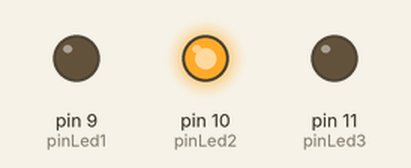
Bench run of a sketch on a simulated Arduino Uno, built with avr-gcc and run on an emulated ATmega328P. Shown: output pins drawn as LEDs (lit = HIGH). What the sketch prints to the serial monitor is not drawn.

Above: at 0.1 s.
Timing chart, 0 to 3.0 s (numbered marks = the images above):
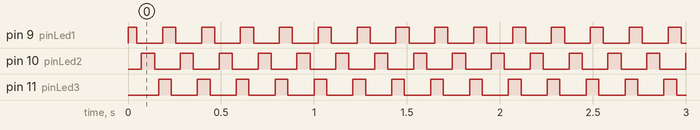

The sketch:

semaforo.ino
```cpp
int pinLed1 = 9;
int pinLed2 = 10;
int pinLed3 = 11;

void setup()
{
  pinMode(pinLed1, OUTPUT);
  pinMode(pinLed2, OUTPUT);
  pinMode(pinLed3, OUTPUT);

  Serial.begin (9600);
  Serial.println ("Arduino Inicializado");

}
void loop()
{
  Serial.println ("LED Vermelho Ligado");
  digitalWrite(pinLed1, HIGH);

  Serial.println ("LED Amarelo Desligado");
  digitalWrite(pinLed2, LOW);

  Serial.println ("LED Verde Desligado");
  digitalWrite(pinLed3, LOW);

//    delay(2000);

    Serial.println ("LED Vermelho Desligado");
  digitalWrite(pinLed1, LOW);

  Serial.println ("LED Amarelo Desligado");
  digitalWrite(pinLed2, HIGH);

  Serial.println ("LED Verde Desligado");
  digitalWrite(pinLed3, LOW);

//    delay(2000);

  Serial.println ("LED Vermelho Desligado");
  digitalWrite(pinLed1, LOW);

  Serial.println ("LED Amarelo Desligado");
  digitalWrite(pinLed2, LOW);

  Serial.println ("LED Verde Desligado");
  digitalWrite(pinLed3, HIGH);

//  delay(2000);

//  Serial.println ("LED Vermelho Desligado");
//  digitalWrite(pinLed1, LOW);
//
//  Serial.println ("LED Amarelo Desligado");
//  digitalWrite(pinLed2, LOW);
//
//  Serial.println ("LED Verde Desligado");
//  digitalWrite(pinLed3, LOW);
//
//  delay(1000);

}
```

Measured:
- by itself, pin 9 (pinLed1), pin 10 (pinLed2), pin 11 (pinLed3): alternates HIGH for 0.07 s and LOW for 0.14 s
